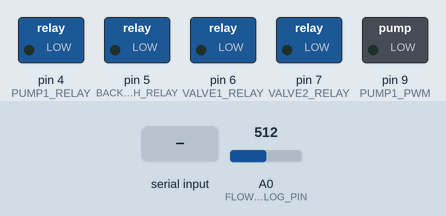
This sketch was run on a simulated Arduino Mega 2560, built with avr-gcc and run on an emulated ATmega2560. Shown: switched loads named in the sketch (green lamp = pin HIGH). Inputs (shaded band) come from the test bench; at power-on: A0 (FLOW_ANALOG_PIN) = 512. What the sketch prints to the serial monitor is not drawn.

Above: at 1.2 s.
1.3 s: "PUMP1 ON\n" received over Serial
At 2.5 s:
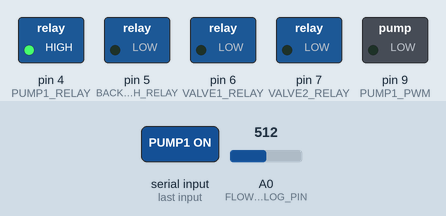
2.8 s: "BACKWASH ON\n" received over Serial
At 3.7 s:
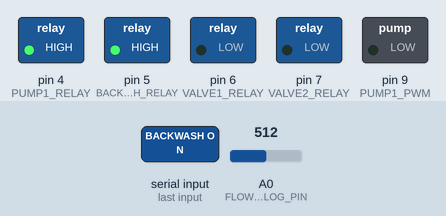
4.3 s: "PUMP1 OFF\n" received over Serial
At 4.8 s:
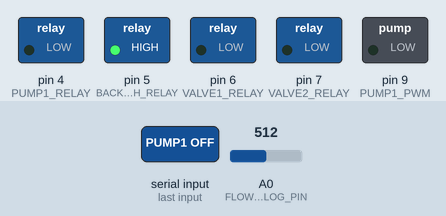
5.8 s: "VALVE1 ON\n" received over Serial
At 7.0 s:
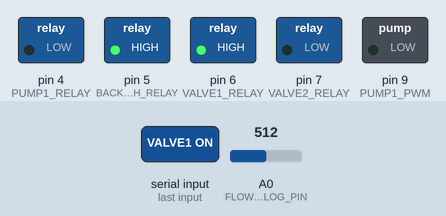
7.3 s: "BACKWASH OFF\n" received over Serial
At 8.4 s:
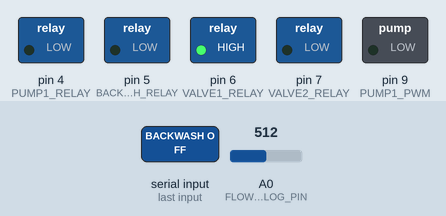
8.8 s: "VALVE2 ON\n" received over Serial
At 9.4 s:
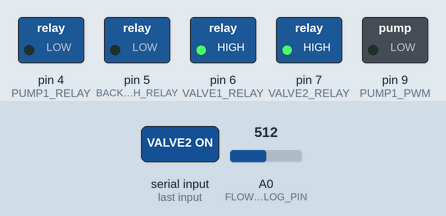
Timing chart, 0 to 11.3 s (numbered marks = the images above; inputs shaded):
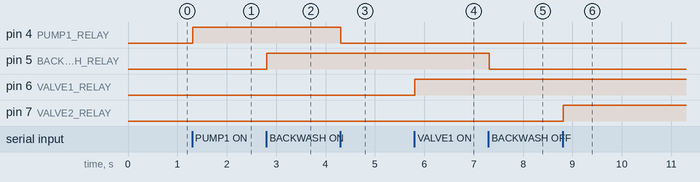

Measured:
- after the input at 1.3 s, pin 4 (PUMP1_RELAY): LOW → HIGH at once
- after the input at 2.8 s, pin 5 (BACKWASH_RELAY): LOW → HIGH at once
- after the input at 4.3 s, pin 4 (PUMP1_RELAY): HIGH → LOW at once
- after the input at 5.8 s, pin 6 (VALVE1_RELAY): LOW → HIGH at once
- after the input at 7.3 s, pin 5 (BACKWASH_RELAY): HIGH → LOW at once
- after the input at 8.8 s, pin 7 (VALVE2_RELAY): LOW → HIGH at once

The sketch:

flow_control_arduino_firmware.ino
```cpp
/*
  Flow Control Arduino Firmware
  Board: Arduino Mega 2560

  Pin map:
    D4 = Relay 1 = Pump 1 start/stop
    D5 = Relay 2 = Pump 2 / backwash pump start/stop
    D6 = Relay 3 = Valve 1
    D7 = Relay 4 = Valve 2
    D9 = PWM output to 0-10V module for Pump 1 speed
    A0 = 4-20mA converter VOUT from SONOTEC current output

  Pressure is read by a separate USB serial PSI reader, not by Arduino.
*/

const int PUMP1_RELAY = 4;
const int BACKWASH_RELAY = 5;
const int VALVE1_RELAY = 6;
const int VALVE2_RELAY = 7;
const int PUMP1_PWM = 9;
const int FLOW_ANALOG_PIN = A0;

const int RELAY_ON = HIGH;
const int RELAY_OFF = LOW;

const float VREF = 5.0;
const float CONVERTER_V_AT_4MA = 0.0;   // Change here if converter outputs 1 V at 4 mA.
const float CONVERTER_V_AT_20MA = 5.0;  // Change here if converter full-scale voltage is different.
const float FLOW_MIN_ML = 0.0;    // Flow at 4 mA.
const float FLOW_MAX_ML = 3000.0; // Flow at 20 mA, sensor full scale.
const unsigned long FLOW_SAMPLE_MS = 1000;

unsigned long lastFlowSampleMs = 0;
unsigned long lastStatusMs = 0;
int latestFlowRaw = 0;
float latestFlowVoltage = 0.0;
float latestFlowMa = 0.0;
float latestFlowMlMin = 0.0;

bool pump1On = false;
bool backwashOn = false;
bool valve1Open = false;
bool valve2Open = false;
int speedPercent = 0;

String inputLine = "";

void setup() {
  pinMode(PUMP1_RELAY, OUTPUT);
  pinMode(BACKWASH_RELAY, OUTPUT);
  pinMode(VALVE1_RELAY, OUTPUT);
  pinMode(VALVE2_RELAY, OUTPUT);
  pinMode(PUMP1_PWM, OUTPUT);

  Serial.begin(9600);
  allOff();
  lastFlowSampleMs = millis() - FLOW_SAMPLE_MS;
  updateFlowMeasurement();
  sendStatus();
}

void loop() {
  while (Serial.available() > 0) {
    char c = Serial.read();
    if (c == '\n' || c == '\r') {
      inputLine.trim();
      if (inputLine.length() > 0) {
        handleCommand(inputLine);
      }
      inputLine = "";
    } else {
      inputLine += c;
    }
  }

  updateFlowMeasurement();

  if (millis() - lastStatusMs >= 1000) {
    sendStatus();
  }
}

void updateFlowMeasurement() {
  unsigned long now = millis();
  if (now - lastFlowSampleMs < FLOW_SAMPLE_MS) {
    return;
  }

  unsigned long totalAdc = 0;
  for (int i = 0; i < 64; i++) {
    totalAdc += analogRead(FLOW_ANALOG_PIN);
  }

  float adc = totalAdc / 64.0;
  float voltage = adc * (VREF / 1023.0);
  float converterSpan = CONVERTER_V_AT_20MA - CONVERTER_V_AT_4MA;
  float mA = 4.0;
  if (converterSpan > 0.0001 || converterSpan < -0.0001) {
    mA = 4.0 + (voltage - CONVERTER_V_AT_4MA) * 16.0 / converterSpan;
  }
  float flow = (mA - 4.0) / 16.0 * (FLOW_MAX_ML - FLOW_MIN_ML) + FLOW_MIN_ML;

  latestFlowRaw = (int)(adc + 0.5);
  latestFlowVoltage = voltage;
  latestFlowMa = mA;
  latestFlowMlMin = flow < 0.0 ? 0.0 : flow;
  lastFlowSampleMs = now;
}

void setPump1(bool on) {
  pump1On = on;
  digitalWrite(PUMP1_RELAY, on ? RELAY_ON : RELAY_OFF);
}

void setBackwash(bool on) {
  backwashOn = on;
  digitalWrite(BACKWASH_RELAY, on ? RELAY_ON : RELAY_OFF);
}

void setValve1(bool open) {
  valve1Open = open;
  digitalWrite(VALVE1_RELAY, open ? RELAY_ON : RELAY_OFF);
}

void setValve2(bool open) {
  valve2Open = open;
  digitalWrite(VALVE2_RELAY, open ? RELAY_ON : RELAY_OFF);
}

void setSpeed(int percent) {
  speedPercent = constrain(percent, 0, 100);
  int pwm = map(speedPercent, 0, 100, 0, 255);
  analogWrite(PUMP1_PWM, pwm);
}

void allOff() {
  setPump1(false);
  setBackwash(false);
  setValve1(false);
  setValve2(false);
  setSpeed(0);
}

void handleCommand(String cmd) {
  cmd.toUpperCase();

  if (cmd == "PUMP1 ON") setPump1(true);
  else if (cmd == "PUMP1 OFF") setPump1(false);
  else if (cmd.startsWith("SPEED ")) setSpeed(cmd.substring(6).toInt());
  else if (cmd == "BACKWASH ON") setBackwash(true);
  else if (cmd == "BACKWASH OFF") setBackwash(false);
  else if (cmd == "VALVE1 ON") setValve1(true);
  else if (cmd == "VALVE1 OFF") setValve1(false);
  else if (cmd == "VALVE2 ON") setValve2(true);
  else if (cmd == "VALVE2 OFF") setValve2(false);
  else if (cmd == "ALL OFF") allOff();
  else if (cmd == "STATUS") sendStatus();

  sendStatus();
}

void sendStatus() {
  updateFlowMeasurement();

  Serial.print("STATUS,");
  Serial.print("PUMP1="); Serial.print(pump1On ? "ON" : "OFF");
  Serial.print(",SPEED="); Serial.print(speedPercent);
  Serial.print(",BACKWASH="); Serial.print(backwashOn ? "ON" : "OFF");
  Serial.print(",VALVE1="); Serial.print(valve1Open ? "ON" : "OFF");
  Serial.print(",VALVE2="); Serial.print(valve2Open ? "ON" : "OFF");
  Serial.print(",FLOW_RAW="); Serial.print(latestFlowRaw);
  Serial.print(",FLOW_V="); Serial.print(latestFlowVoltage, 3);
  Serial.print(",FLOW_MA="); Serial.print(latestFlowMa, 3);
  Serial.print(",FLOW_ML_MIN="); Serial.print(latestFlowMlMin, 3);
  Serial.println();

  lastStatusMs = millis();
}
```
